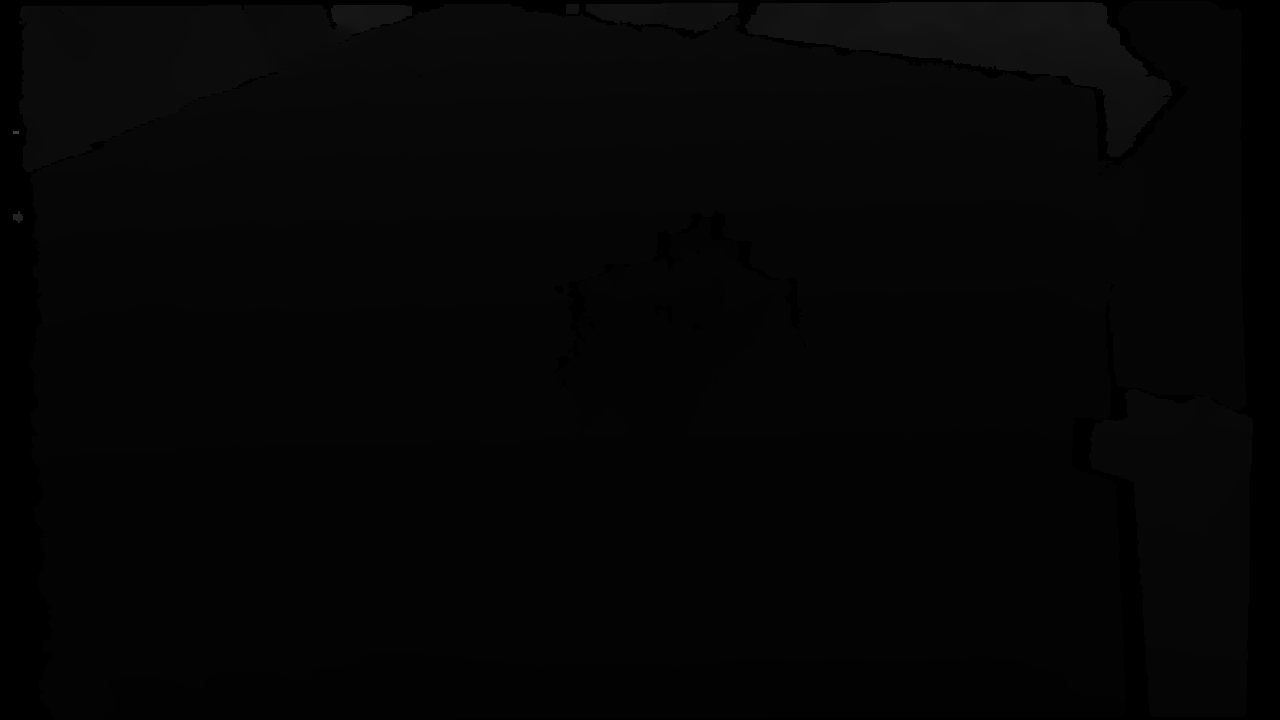
#> input picture object01_depth/0000.png, 1280 x 720 px; its folder holds only this picture in this run
$ python visualize_depth.py
#> lines starting #> are read from the running program, lines starting #| are printed output that depends on the picture; after the words box and inside, x2 and y2 are one past the last pixel; in counts of white or black regions, pixels touching at a corner belong together
import cv2
import numpy as np
import glob
import os

in_dir = "object01_depth"
out_dir = "object01_depth_vis"
os.makedirs(out_dir, exist_ok=True)

files = sorted(glob.glob(f"{in_dir}/*.png"))

for f in files[:20]:
    depth = cv2.imread(f, cv2.IMREAD_UNCHANGED).astype(np.float32)
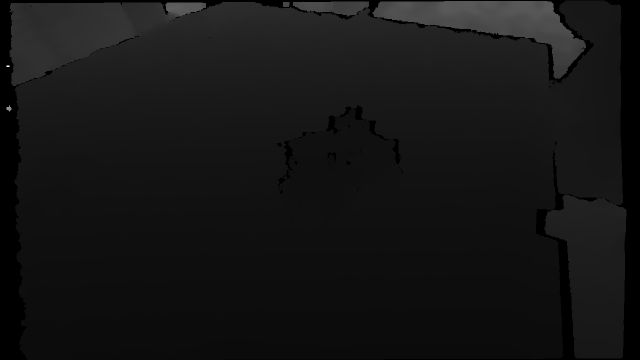
#> depth: shape (720, 1280) float32 (shown at 1/2 size); min 0, max 15811, mean 1337.8; drawn with min black and max white

    valid = depth > 0
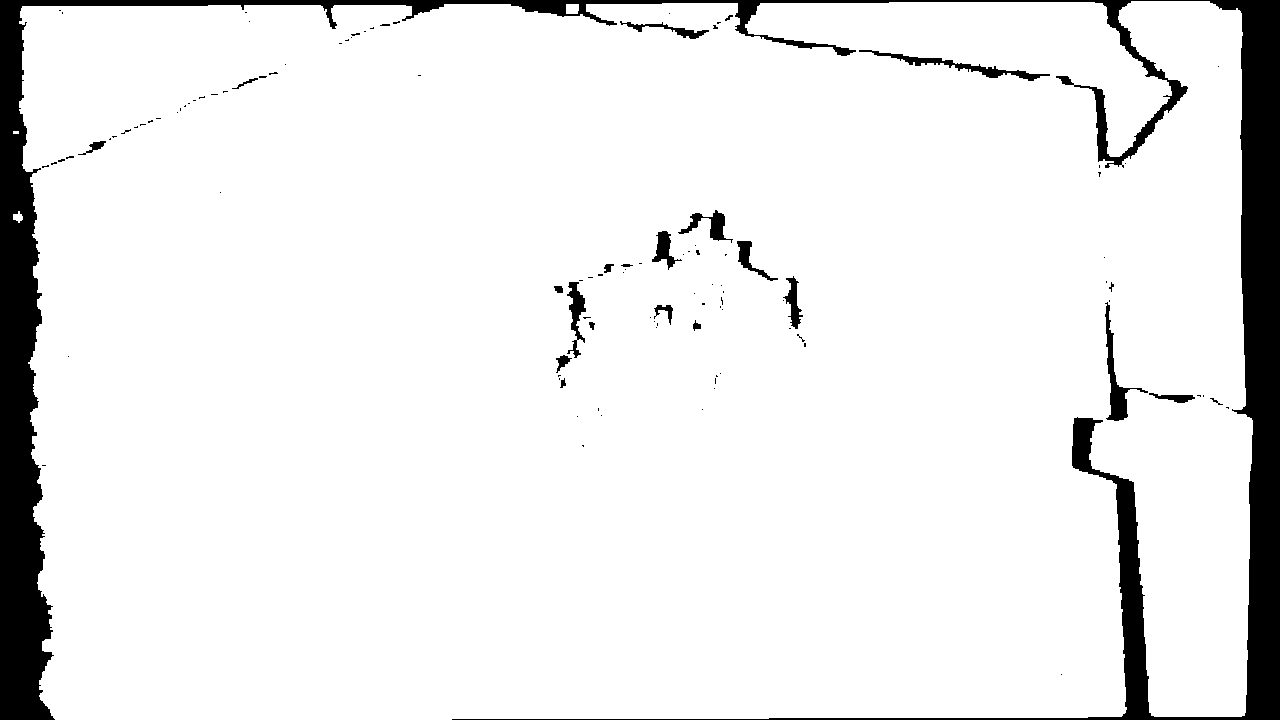
#> valid: shape (720, 1280) bool; 92% white; 114 black regions (91 under 20 px), largest, box (x1, y1, x2, y2) and area: (0, 0, 1280, 720) 67107, (1105, 302, 1148, 421) 1029, (859, 50, 1050, 81) 985
    if np.sum(valid) == 0:
        continue

    dmin = np.percentile(depth[valid], 2)
#> dmin = 738
    dmax = np.percentile(depth[valid], 98)
#> dmax = 4755

    depth_clip = np.clip(depth, dmin, dmax)
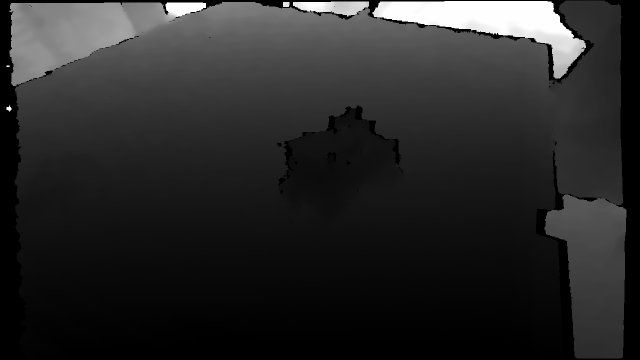
#> depth_clip: shape (720, 1280) float32 (shown at 1/2 size); min 738, max 4755, mean 1389.5; drawn with min black and max white
    depth_norm = ((depth_clip - dmin) / (dmax - dmin + 1e-8) * 255).astype(np.uint8)
    depth_color = cv2.applyColorMap(depth_norm, cv2.COLORMAP_JET)
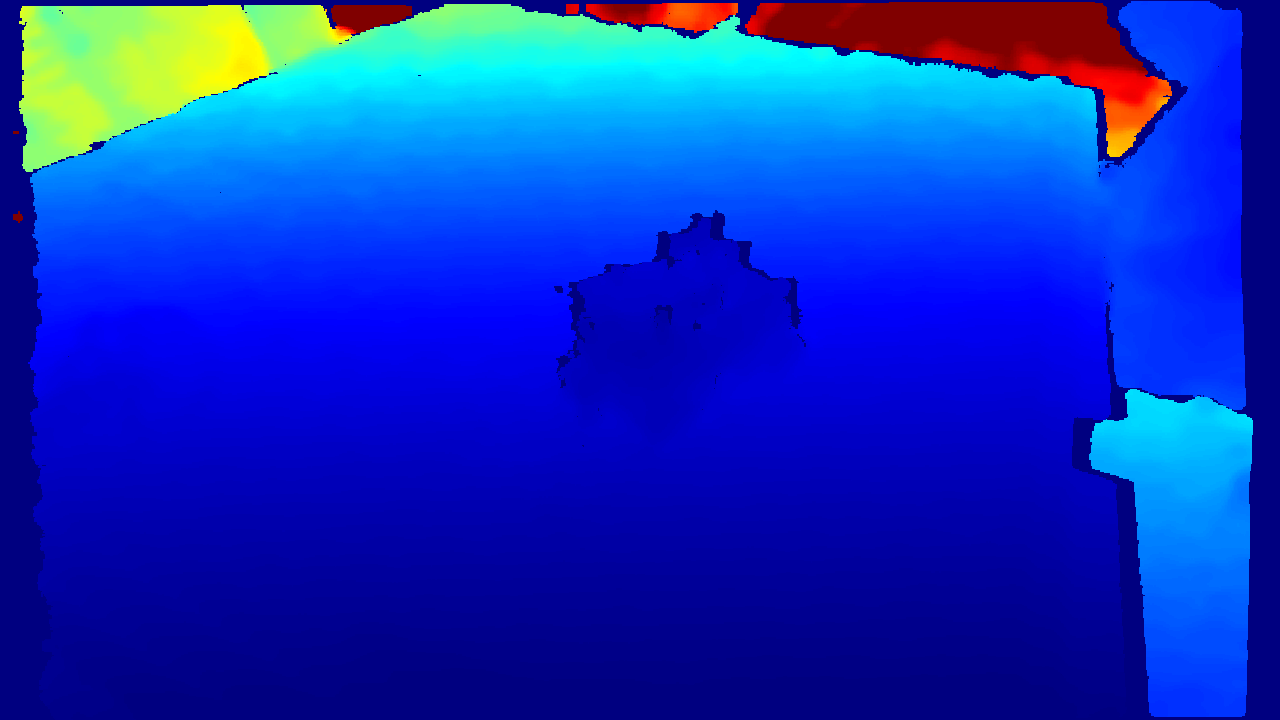
#> depth_color: shape (720, 1280, 3); mean B, G, R 191.1, 49.6, 13

    name = os.path.basename(f)
    cv2.imwrite(os.path.join(out_dir, name), depth_color)

print("saved to", out_dir)

$ run again, on object01_depth/0040.png
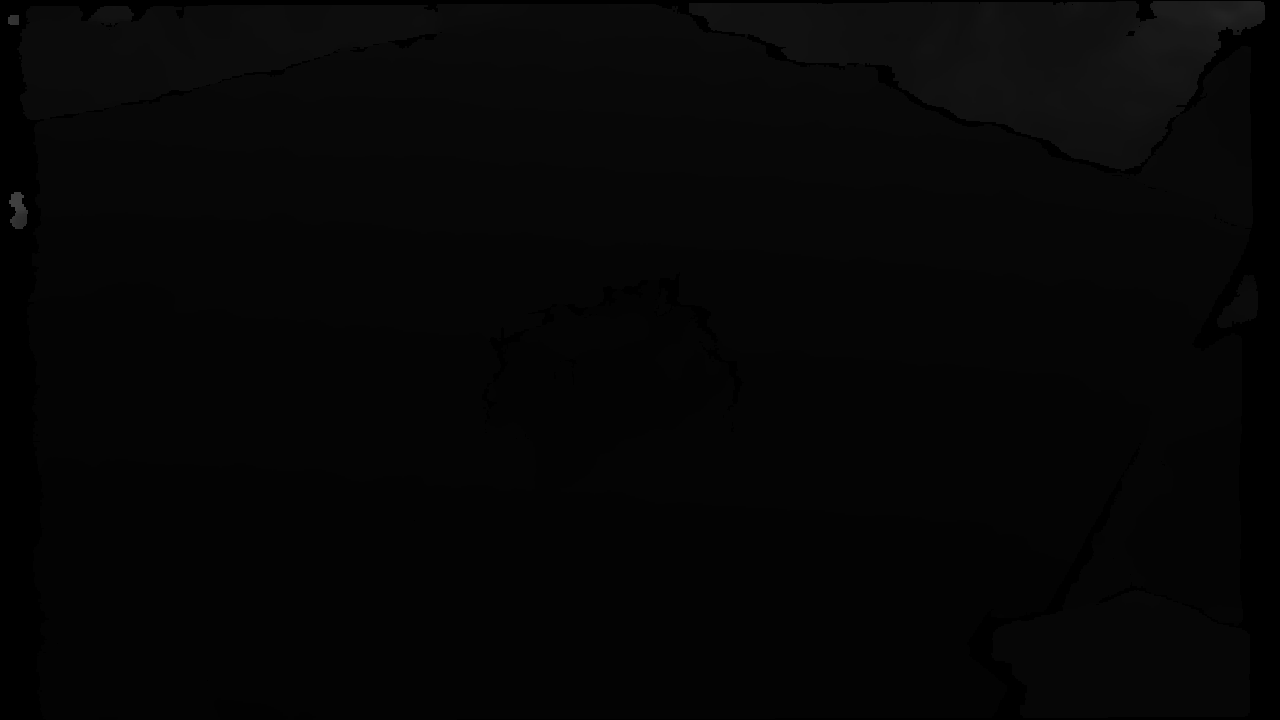
#> input picture object01_depth/0040.png, 1280 x 720 px
#> `valid = depth > 0`:
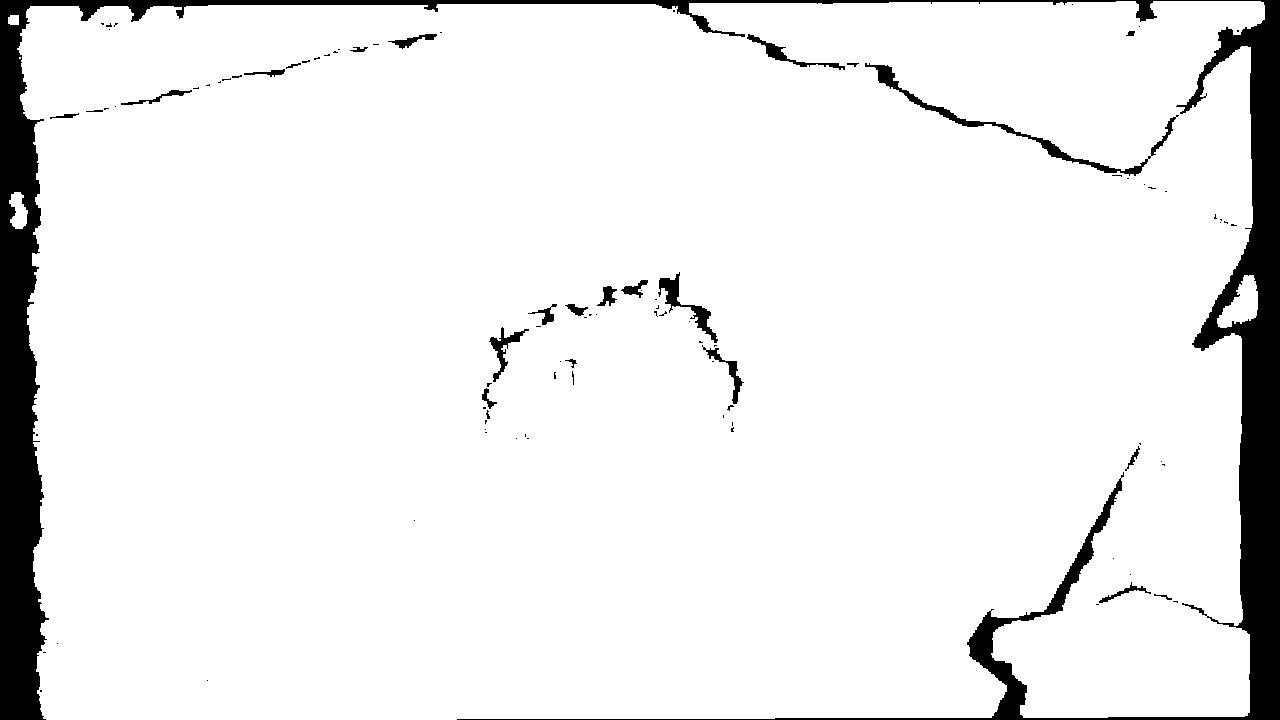
#> valid: shape (720, 1280) bool; 92.5% white; 98 black regions (73 under 20 px), largest, box (x1, y1, x2, y2) and area: (0, 0, 1280, 720) 62154, (865, 63, 1179, 176) 2011, (658, 272, 718, 343) 855
#> dmin = 798
#> dmax = 4654
#> `depth_color = cv2.applyColorMap(depth_norm, cv2.COLORMAP_JET)`:
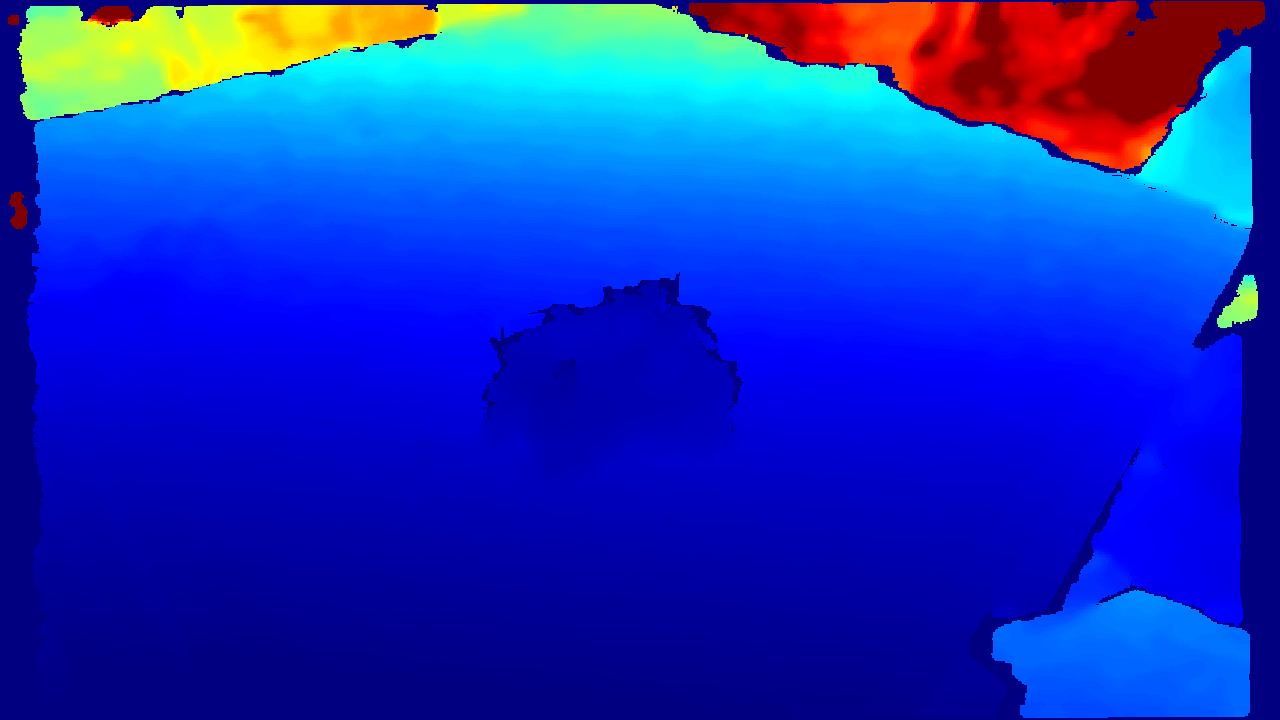
#> depth_color: shape (720, 1280, 3); mean B, G, R 188.6, 50.7, 19.4

$ run again, on object01_depth/0050.png
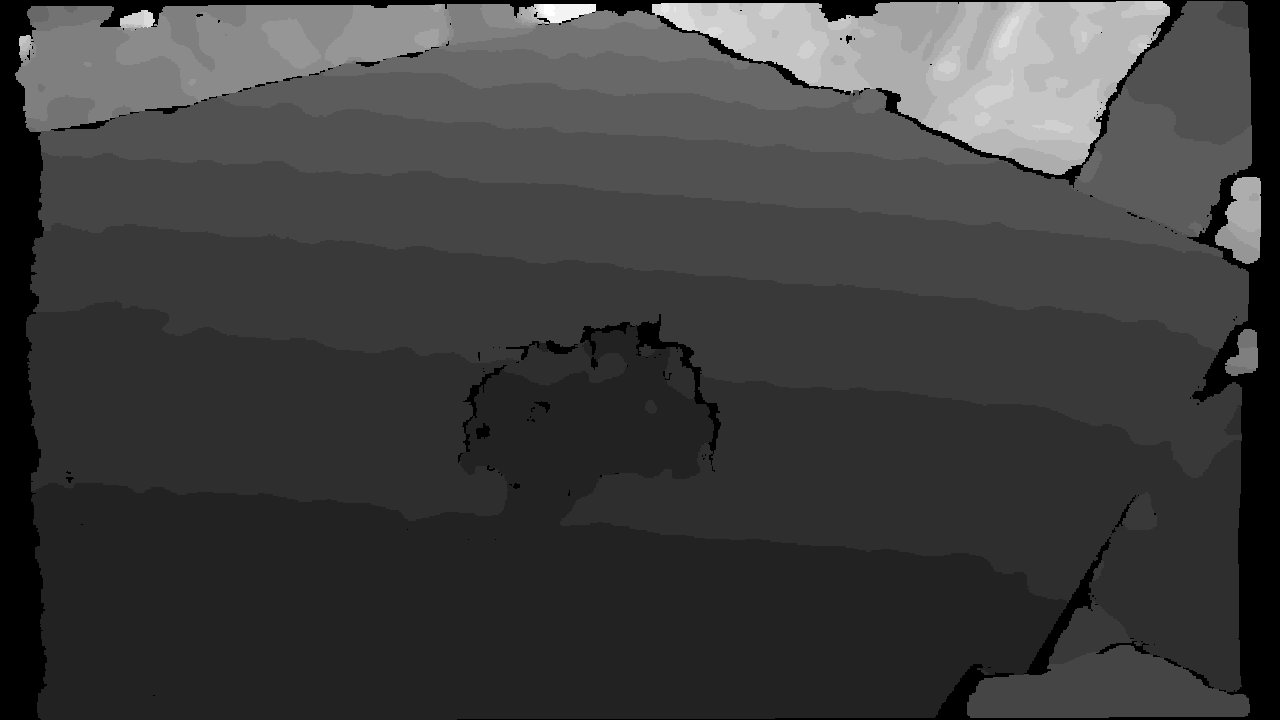
#> input picture object01_depth/0050.png, 1280 x 720 px
#> `valid = depth > 0`:
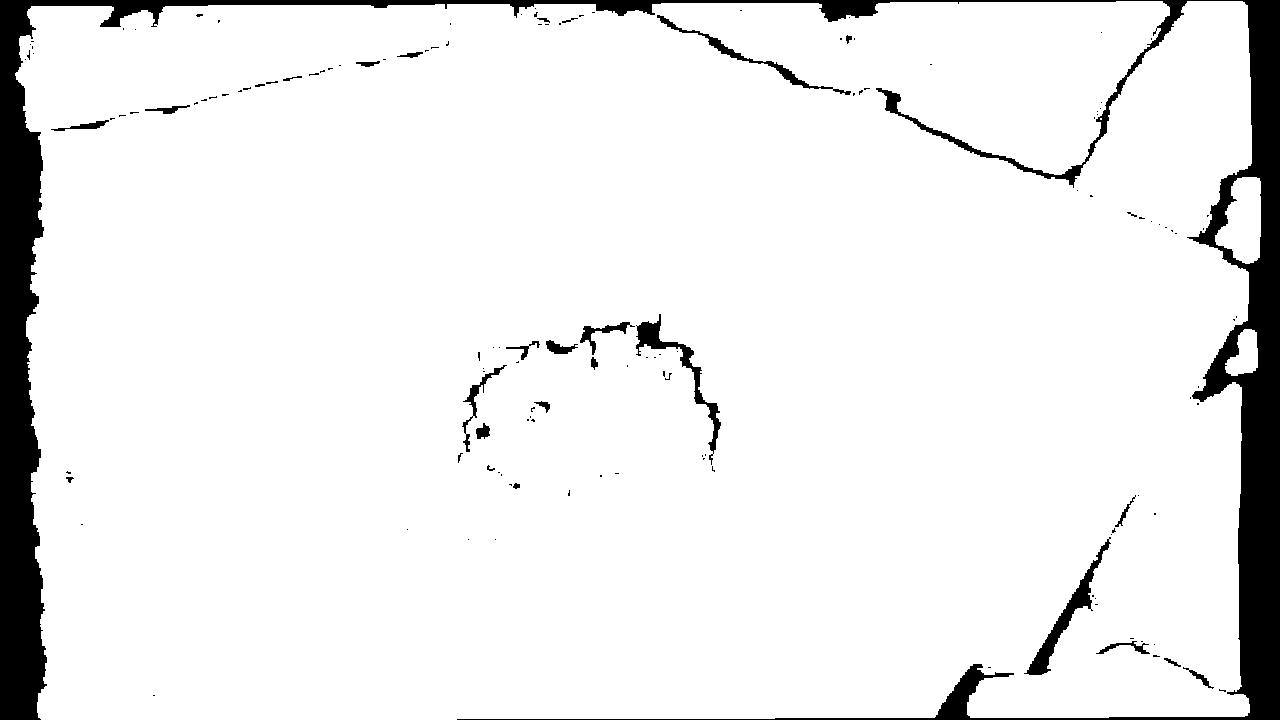
#> valid: shape (720, 1280) bool; 92.3% white; 142 black regions (113 under 20 px), largest, box (x1, y1, x2, y2) and area: (0, 0, 1280, 720) 63184, (1024, 537, 1111, 675) 1688, (636, 314, 721, 465) 1510
#> dmin = 827
#> dmax = 4419
#> `depth_color = cv2.applyColorMap(depth_norm, cv2.COLORMAP_JET)`:
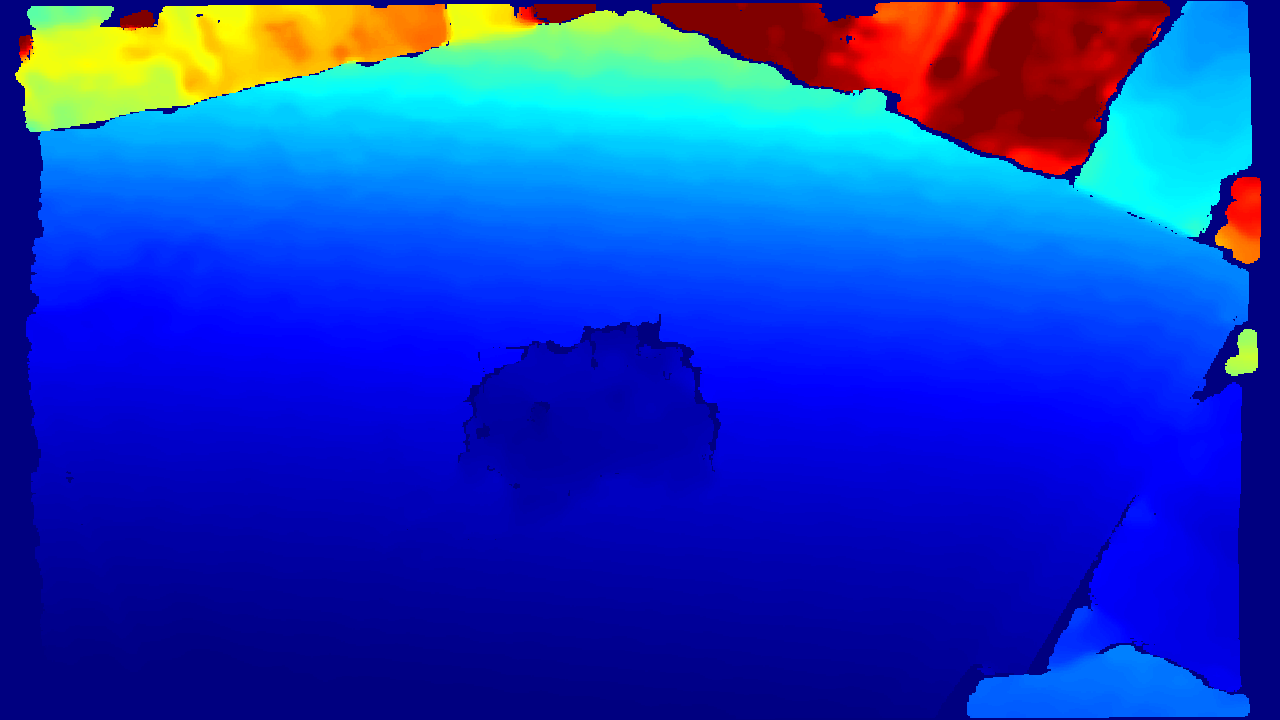
#> depth_color: shape (720, 1280, 3); mean B, G, R 187.1, 57.7, 22.2
